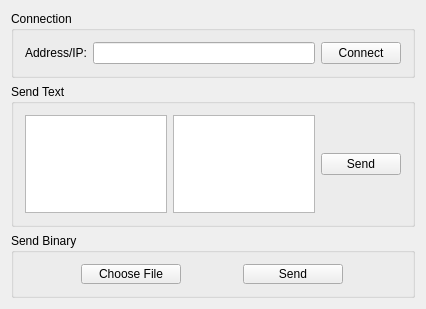
<?xml version="1.0" encoding="UTF-8"?>
<ui version="4.0">
 <class>MainWindow</class>
 <widget class="QMainWindow" name="MainWindow">
  <property name="geometry">
   <rect>
    <x>0</x>
    <y>0</y>
    <width>426</width>
    <height>309</height>
   </rect>
  </property>
  <property name="windowTitle">
   <string>Web-Sock-It 👊</string>
  </property>
  <widget class="QWidget" name="centralWidget">
   <layout class="QVBoxLayout" name="verticalLayout_2">
    <item>
     <widget class="QGroupBox" name="groupBox">
      <property name="maximumSize">
       <size>
        <width>16777215</width>
        <height>70</height>
       </size>
      </property>
      <property name="title">
       <string>Connection</string>
      </property>
      <layout class="QHBoxLayout" name="horizontalLayout">
       <item>
        <widget class="QLabel" name="label">
         <property name="text">
          <string>Address/IP:</string>
         </property>
        </widget>
       </item>
       <item>
        <widget class="QLineEdit" name="lineEdit"/>
       </item>
       <item>
        <widget class="QPushButton" name="pushButton">
         <property name="text">
          <string>Connect</string>
         </property>
        </widget>
       </item>
      </layout>
     </widget>
    </item>
    <item>
     <widget class="QGroupBox" name="groupBox_2">
      <property name="title">
       <string>Send Text</string>
      </property>
      <layout class="QHBoxLayout" name="horizontalLayout_3">
       <item>
        <widget class="QPlainTextEdit" name="plainTextEdit"/>
       </item>
       <item>
        <widget class="QPlainTextEdit" name="plainTextEdit_2"/>
       </item>
       <item>
        <widget class="QPushButton" name="pushButton_4">
         <property name="text">
          <string>Send</string>
         </property>
        </widget>
       </item>
      </layout>
     </widget>
    </item>
    <item>
     <widget class="QGroupBox" name="groupBox_3">
      <property name="maximumSize">
       <size>
        <width>16777215</width>
        <height>65</height>
       </size>
      </property>
      <property name="title">
       <string>Send Binary</string>
      </property>
      <layout class="QHBoxLayout" name="horizontalLayout_2">
       <item>
        <widget class="QPushButton" name="pushButton_2">
         <property name="maximumSize">
          <size>
           <width>100</width>
           <height>16777215</height>
          </size>
         </property>
         <property name="text">
          <string>Choose File</string>
         </property>
        </widget>
       </item>
       <item>
        <widget class="QPushButton" name="pushButton_3">
         <property name="maximumSize">
          <size>
           <width>100</width>
           <height>16777215</height>
          </size>
         </property>
         <property name="text">
          <string>Send</string>
         </property>
        </widget>
       </item>
      </layout>
     </widget>
    </item>
   </layout>
  </widget>
 </widget>
 <layoutdefault spacing="6" margin="11"/>
 <resources/>
 <connections/>
</ui>
